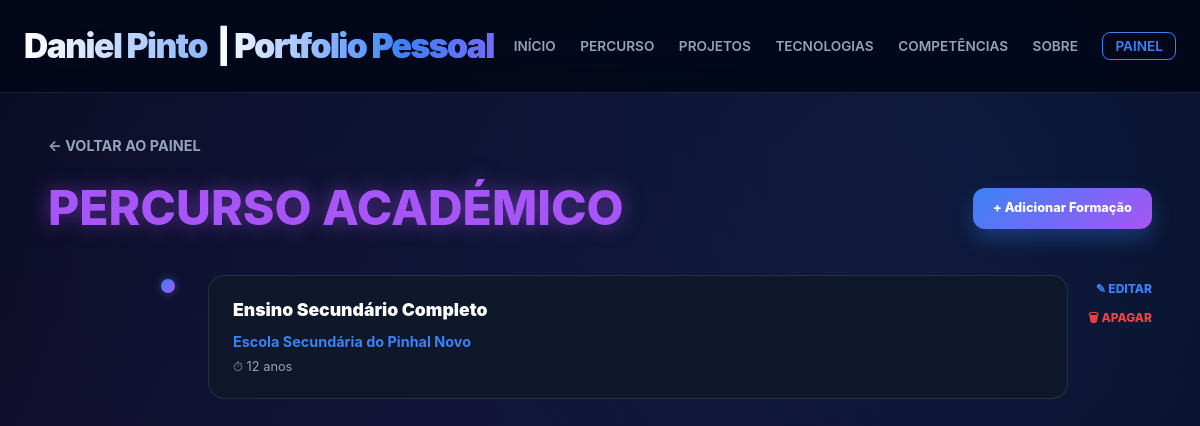
The app's page /formacoes/, older data.
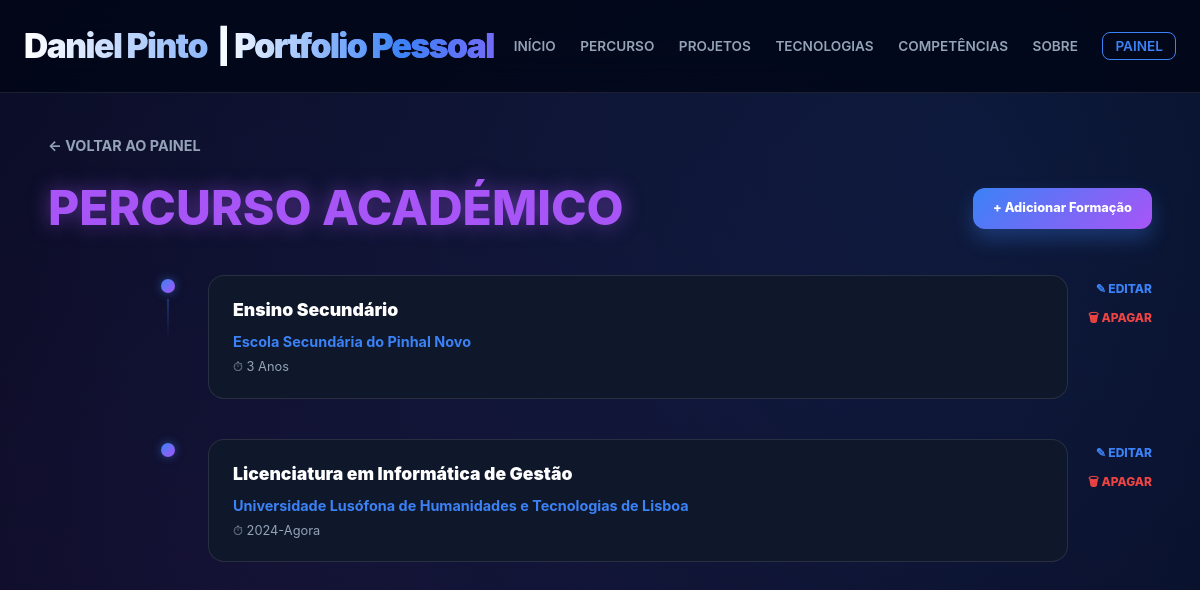
The same page, newer data.
### portfolioPessoal/models.py (models this page shows, shortened)
class Formacao(models.Model):
    nomeFormacao = models.CharField(max_length=150, verbose_name="Nome da Formação")
    instituicao = models.CharField(max_length=150, verbose_name="Instituição")
    duracaoFormacao = models.CharField(max_length=50, verbose_name="Duração")
    class Meta:
        verbose_name = "Formação"
        verbose_name_plural = "Formações"

### portfolioPessoal/views.py (the view)
# urls.py: path('formacoes/', views.formacoes_view, name='formacoes'),
def formacoes_view(request):
    return render(request, 'portfoliopessoal/formacoes.html', {'formacoes': Formacao.objects.all()})

### portfolioPessoal/templates/portfoliopessoal/formacoes.html (shortened to what this page needs)
{% extends "portfoliopessoal/base.html" %}
{% block content %}
<div style="padding-top: 40px; animation: fadeInUp 0.8s ease-out;">
    <a href="{% url 'admin_dashboard' %}" class="btn-back">← Voltar ao Painel</a>
    <div style="display: flex; justify-content: space-between; align-items: center; margin-bottom: 40px;">
        <h2 class="hero-subtitle" style="margin: 0;">Percurso <span>Académico</span></h2>
        <a href="{% url 'nova_formacao' %}" class="btn-hero-primary" style="padding: 10px 20px; font-size: 0.8rem;">+ Adicionar Formação</a>
    </div>
    <section class="formacao-list">
        {% for f in formacoes %}
        <article class="formacao-card">
            <div class="formacao-ano">
            </div>
            <div class="formacao-connector">
                <div class="formacao-dot"></div>
                <div class="formacao-line"></div>
            </div>
            <div class="formacao-body">
                <h3 class="formacao-titulo">{{ f.nomeFormacao }}</h3>
                <p class="formacao-inst">{{ f.instituicao }}</p>
                <p class="formacao-duracao">⏱ {{ f.duracaoFormacao }}</p>
            </div>
            <div class="formacao-actions">
                <a href="{% url 'editar_formacao' f.id %}" class="p-btn-edit">✎ Editar</a>
                <a href="{% url 'apagar_formacao' f.id %}" class="p-btn-delete">🗑 Apagar</a>
            </div>
        </article>
        {% empty %}
        <div style="text-align: center; padding: 50px;">
            <p style="color: var(--text-muted);">Ainda não tens formações registadas.</p>
        </div>
        {% endfor %}
    </section>
</div>
{% endblock %}

Row changes from the older to the newer data that the page shows:
changed Formacao "Escola Secundária do Pinhal Novo": nomeFormacao "Ensino Secundário Completo" → "Ensino Secundário"; duracaoFormacao "12 anos" → "3 Anos"
added Formacao: nomeFormacao "Licenciatura em Informática de Gestão", instituicao "Universidade Lusófona de Humanidades e Tecnologias de Lisboa", duracaoFormacao "2024-Agora"
